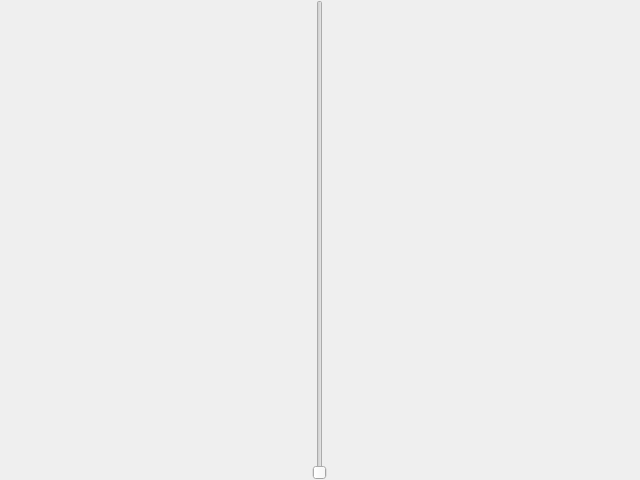
<?xml version="1.0" encoding="UTF-8"?>
<!-- SPDX-License-Identifier: MIT -->
<ui version="4.0">
 <class>SliderHost</class>
 <widget class="QSlider" name="SliderHost">
  <property name="geometry">
   <rect>
    <x>0</x>
    <y>0</y>
    <width>640</width>
    <height>480</height>
   </rect>
  </property>
  <property name="windowTitle">
   <string>QSlider</string>
  </property>
  <property name="toolTip">
   <string>QSlider host</string>
  </property>
 </widget>

</ui>
